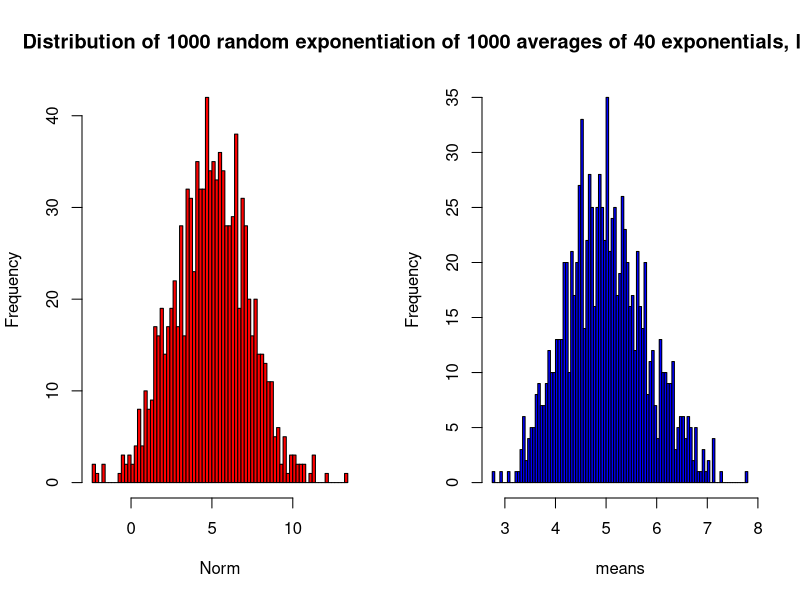

Write the R code that produced this figure.
## ---- chunk 1
knitr::opts_chunk$set(echo = TRUE)
library(ggplot2)
## ---- chunk 2

n <-1000
lambda <- 0.2
obs <- 40
means<- numeric(n)
variances <- numeric(n)

for (i in seq(1,n)) {
    sample <- rexp(obs,lambda)
    means[i] <- mean(sample)
    variances[i] <-var(sample)
}
 
## ---- chunk 3

sample_mean <- mean(means)
print(paste('The sample mean = ', round(sample_mean,2), ' is comparable to the theoretial mean of the distbution ' , 1/lambda, sep=''))

## ---- chunk 4
sample_var <- mean(variances)
print(paste('The sample mean = ', round(sample_var,2), ' is comparable to the theoretial mean of the distbution ' , (1/lambda)^2, sep=''))

## ---- chunk 5
par(mfrow=c(1,2))

# a large collection of random exponentials of lambda = 0.2
Norm <- rnorm(1000, mean=1/lambda, sd = sqrt(1/lambda))
hist(Norm, breaks=100, main='Distribution of 1000 random exponentials', col='red')

# distribution of a large collection of averages of 40 exponentials
hist(means, breaks=100, main="Distribution of 1000 averages of 40 exponentials, lambda = 0.2", col='blue')

